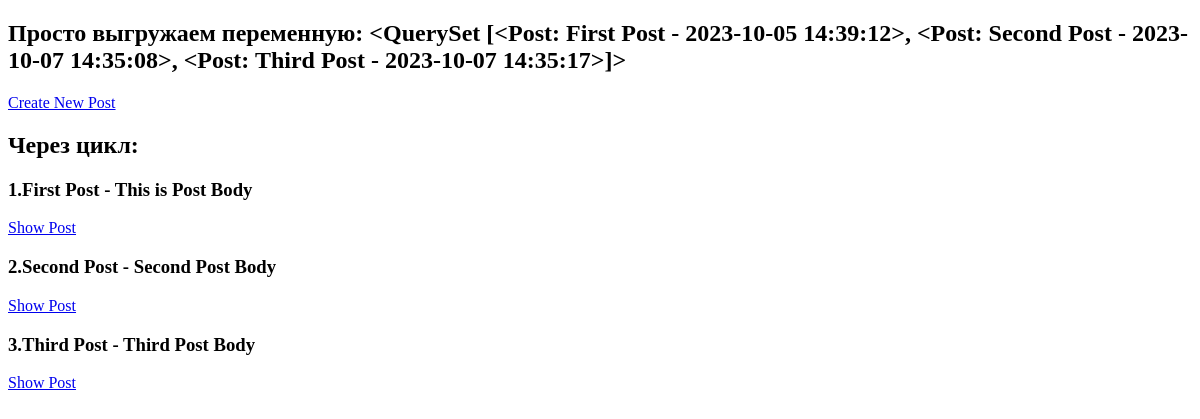
Page /blog/posts on the earlier database version.
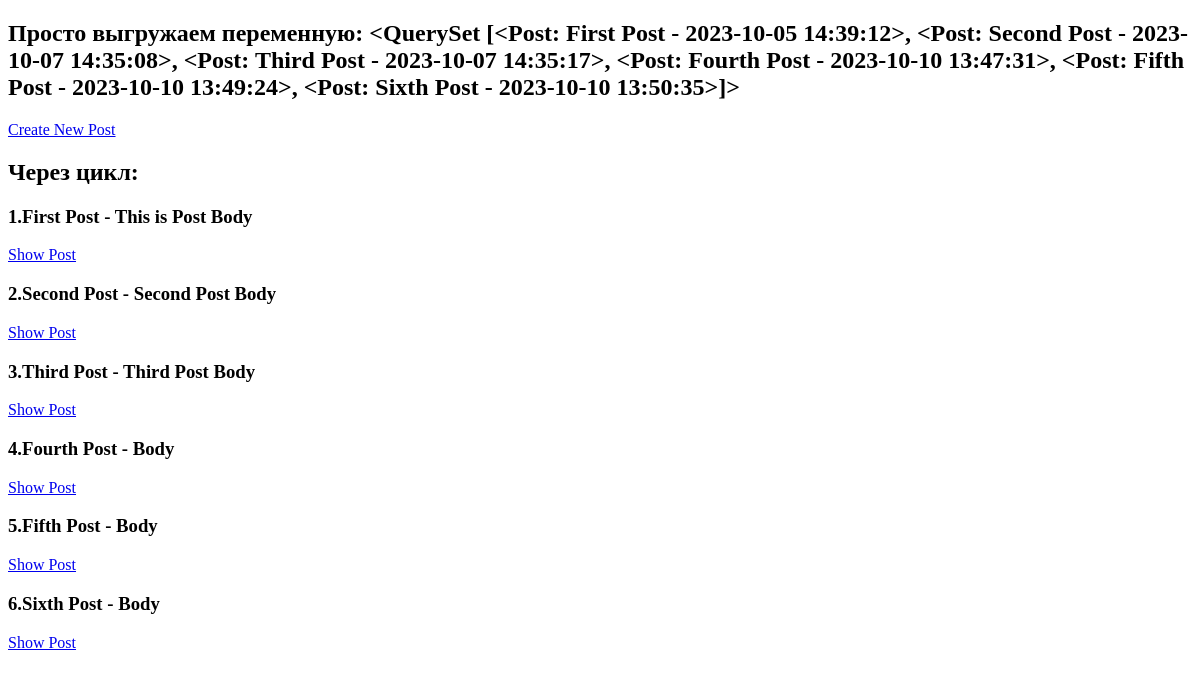
Same page on the later database version.
### blogapp/models.py (models this page shows)
class Post(models.Model):
    title = models.CharField(max_length=100)
    author = models.ForeignKey(User, on_delete=models.CASCADE)
    body = models.TextField()
    created_at = models.DateTimeField(auto_now_add=True)
    def __str__(self):
        return str(self.title) + ' - ' + str(self.created_at)[:19]

### blogapp/views.py (the view)
# urls.py: path('posts', PostListView.as_view(), name='post_list_url'),
class PostListView(ListView):
    model = Post
    context_object_name = 'posts'  # Под каким именем данные будут отзыватся в html
    template_name = 'post_list_template.html'

### templates/post_list_template.html (shortened to what this page needs)
<!DOCTYPE html>
<html lang="en">
<head>
</head>
<body>
    <h2>Просто выгружаем переменную: {{ posts }}</h2>
    <a href="{% url 'post_create_url' %}">Create New Post</a>
    <h2>Через цикл:</h2>
    {% for post in posts %}
        <h3>{{ post.id }}.{{ post.title }} - {{ post.body }}</h3>
        <a href="{% url 'post_detail_url' post.id %}">Show Post</a>
    {% endfor %}
</body>
</html>

Differences in the rows shown:
computed for Post "First Post": title+created_at "<QuerySet [<Post: First Post - 2023-10-05 14:39:12>, <Post: Second Post - 2023-10-07 14:35:08>, <Post: Third Post - 2023-10-07 14:35:17>]>" → "…Third Post - 2023-10-07 14:35:17>, <Post: Fourth Post - 2023-10-10 13:47:31>, <Post: Fifth Post - 2023-10-10 13:49:24>, <Post: Sixth Post - 2023-10-10 13:50:35>]>"
added Post: id "4", title "Fourth Post", body "Body"
added Post: id "5", title "Fifth Post", body "Body"
added Post: id "6", title "Sixth Post", body "Body"
